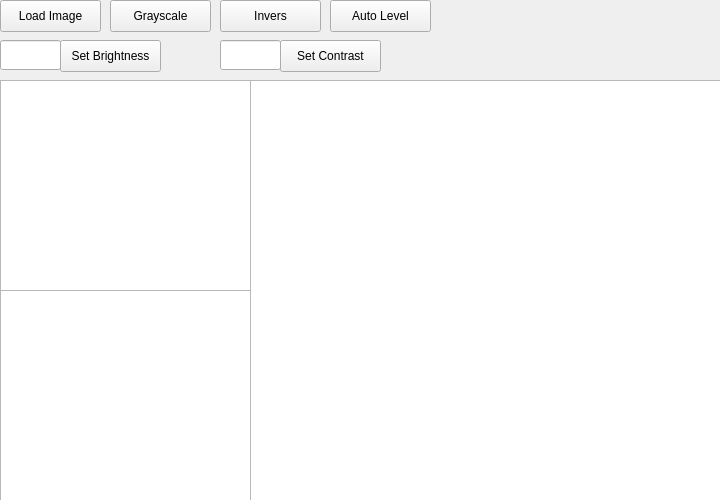
<?xml version="1.0" encoding="UTF-8"?>
<ui version="4.0">
 <class>MainWindow</class>
 <widget class="QMainWindow" name="MainWindow">
  <property name="geometry">
   <rect>
    <x>0</x>
    <y>0</y>
    <width>720</width>
    <height>500</height>
   </rect>
  </property>
  <property name="windowTitle">
   <string>MainWindow</string>
  </property>
  <widget class="QWidget" name="centralwidget">
   <widget class="QGraphicsView" name="view_gambar_asli">
    <property name="geometry">
     <rect>
      <x>0</x>
      <y>80</y>
      <width>251</width>
      <height>211</height>
     </rect>
    </property>
   </widget>
   <widget class="QPushButton" name="button_brightness">
    <property name="geometry">
     <rect>
      <x>60</x>
      <y>40</y>
      <width>101</width>
      <height>32</height>
     </rect>
    </property>
    <property name="text">
     <string>Set Brightness</string>
    </property>
   </widget>
   <widget class="QPushButton" name="button_contrast">
    <property name="geometry">
     <rect>
      <x>280</x>
      <y>40</y>
      <width>101</width>
      <height>32</height>
     </rect>
    </property>
    <property name="text">
     <string>Set Contrast</string>
    </property>
   </widget>
   <widget class="QPushButton" name="button_grayscale">
    <property name="geometry">
     <rect>
      <x>110</x>
      <y>0</y>
      <width>101</width>
      <height>32</height>
     </rect>
    </property>
    <property name="text">
     <string>Grayscale</string>
    </property>
   </widget>
   <widget class="QPushButton" name="button_invers">
    <property name="geometry">
     <rect>
      <x>220</x>
      <y>0</y>
      <width>101</width>
      <height>32</height>
     </rect>
    </property>
    <property name="text">
     <string>Invers</string>
    </property>
   </widget>
   <widget class="QPushButton" name="button_auto_level">
    <property name="geometry">
     <rect>
      <x>330</x>
      <y>0</y>
      <width>101</width>
      <height>32</height>
     </rect>
    </property>
    <property name="text">
     <string>Auto Level</string>
    </property>
   </widget>
   <widget class="QPushButton" name="button_load">
    <property name="geometry">
     <rect>
      <x>0</x>
      <y>0</y>
      <width>101</width>
      <height>32</height>
     </rect>
    </property>
    <property name="text">
     <string>Load Image</string>
    </property>
   </widget>
   <widget class="QGraphicsView" name="view_gambar_edit">
    <property name="geometry">
     <rect>
      <x>0</x>
      <y>290</y>
      <width>251</width>
      <height>211</height>
     </rect>
    </property>
   </widget>
   <widget class="QLineEdit" name="value_brightness">
    <property name="geometry">
     <rect>
      <x>0</x>
      <y>40</y>
      <width>61</width>
      <height>30</height>
     </rect>
    </property>
   </widget>
   <widget class="QLineEdit" name="value_contrast">
    <property name="geometry">
     <rect>
      <x>220</x>
      <y>40</y>
      <width>61</width>
      <height>30</height>
     </rect>
    </property>
   </widget>
   <widget class="QtCharts::QChartView" name="chartview">
    <property name="geometry">
     <rect>
      <x>250</x>
      <y>80</y>
      <width>471</width>
      <height>421</height>
     </rect>
    </property>
   </widget>
  </widget>
  <action name="actionLoad">
   <property name="text">
    <string>Load</string>
   </property>
  </action>
  <action name="actionGrayscale">
   <property name="text">
    <string>Grayscale</string>
   </property>
  </action>
 </widget>
 <customwidgets>
  <customwidget>
   <class>QtCharts::QChartView</class>
   <extends>QGraphicsView</extends>
   <header location="global">QtCharts/QChartView&gt;
#include &lt;QtCharts/chartsnamespace.h</header>
  </customwidget>
 </customwidgets>
 <resources/>
 <connections/>
</ui>
